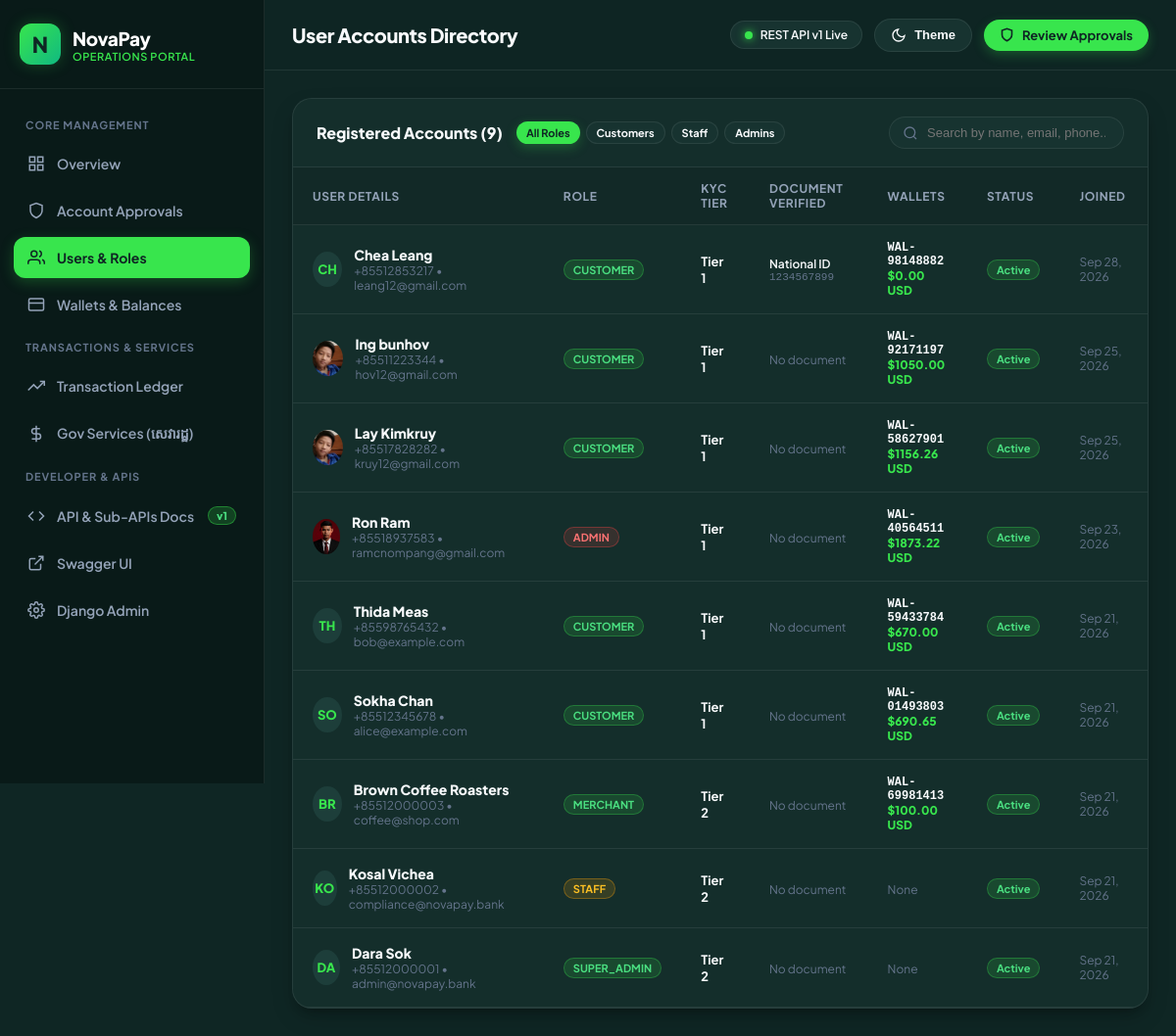
/users/, run on the app's committed database.
### apps/users/models.py (models this page shows, shortened)
class User(AbstractBaseUser, PermissionsMixin, BaseModel):
    email = models.EmailField(unique=True, db_index=True)
    phone_number = models.CharField(
        max_length=30,
        unique=True,
        db_index=True,
        validators=[RegexValidator(r"^(\+855\d{8,9}|0\d{8,9}|\+?[1-9]\d{7,19})$", "Enter a valid Cambodian (+855) or E.164 phone number.")]
    )
    full_name = models.CharField(max_length=150)
    role = models.CharField(max_length=20, choices=UserRole.choices, default=UserRole.CUSTOMER, db_index=True)
    status = models.CharField(max_length=20, choices=UserStatus.choices, default=UserStatus.ACTIVE, db_index=True)
    date_of_birth = models.DateField(null=True, blank=True)
    gender = models.CharField(max_length=10, choices=Gender.choices, null=True, blank=True)
    profile_photo = models.ImageField(upload_to="avatars/%Y/%m/", null=True, blank=True)
    id_document_type = models.CharField(max_length=30, choices=IdDocumentType.choices, null=True, blank=True)
    id_document_number = models.CharField(max_length=50, null=True, blank=True)
    id_document_photo = models.ImageField(upload_to="documents/%Y/%m/", null=True, blank=True)
    is_email_verified = models.BooleanField(default=False)
    is_phone_verified = models.BooleanField(default=False)
    pin_hash = models.CharField(max_length=255, null=True, blank=True)
    pin_retry_count = models.PositiveSmallIntegerField(default=0)
    pin_locked_until = models.DateTimeField(null=True, blank=True)
    kyc_tier = models.PositiveSmallIntegerField(default=0)
    is_active = models.BooleanField(default=True)
    is_staff = models.BooleanField(default=False)
    last_login_at = models.DateTimeField(null=True, blank=True)
    objects = UserManager()
    USERNAME_FIELD = "email"
    REQUIRED_FIELDS = ["phone_number", "full_name"]
    class Meta:
        verbose_name = "User"
        verbose_name_plural = "Users"
        indexes = [
            models.Index(fields=["email", "status"]),
            models.Index(fields=["phone_number", "status"]),
            models.Index(fields=["role", "status"]),
        ]

### apps/wallets/models.py (models this page shows, shortened)
class Wallet(BaseModel):
    user = models.ForeignKey(
        settings.AUTH_USER_MODEL,
        on_delete=models.PROTECT,
        related_name="wallets"
    )
    wallet_number = models.CharField(
        max_length=32,
        unique=True,
        db_index=True,
        default=generate_wallet_number,
        editable=False
    )
    currency = models.CharField(max_length=3, default="USD")
    current_balance = models.DecimalField(
        max_digits=18,
        decimal_places=4,
        default=Decimal("0.0000")
    )
    available_balance = models.DecimalField(
        max_digits=18,
        decimal_places=4,
        default=Decimal("0.0000")
    )
    hold_balance = models.DecimalField(
        max_digits=18,
        decimal_places=4,
        default=Decimal("0.0000")
    )
    status = models.CharField(
        max_length=20,
        choices=WalletStatus.choices,
        default=WalletStatus.ACTIVE,
        db_index=True
    )
    is_primary = models.BooleanField(default=True)
    class Meta:
        verbose_name = "Wallet"
        verbose_name_plural = "Wallets"
        constraints = [
            models.CheckConstraint(
                condition=Q(available_balance__gte=Decimal("0.0000")),
                name="wallet_available_balance_non_negative"
            ),
            models.CheckConstraint(
                condition=Q(hold_balance__gte=Decimal("0.0000")),
                name="wallet_hold_balance_non_negative"
            ),
            models.CheckConstraint(
                condition=Q(current_balance__gte=Decimal("0.0000")),
                name="wallet_current_balance_non_negative"
            ),
        ]
        indexes = [
            models.Index(fields=["user", "status"]),
            models.Index(fields=["wallet_number", "status"]),
        ]

### apps/dashboard/views.py (the view, shortened to what this page needs)
# urls.py: path("users/", DashboardUsersView.as_view(), name="users"),
class DashboardUsersView(View):
    def get(self, request):
        query = request.GET.get("q", "").strip()
        role = request.GET.get("role", "")
        user_status = request.GET.get("status", "")
        users_qs = User.objects.all().prefetch_related("wallets").order_by("-created_at")
        if role:
            users_qs = users_qs.filter(role=role)
        if user_status:
            users_qs = users_qs.filter(status=user_status)
        context = {
            "active_tab": "users",
            "users": users_qs[:100],
            "query": query,
            "selected_role": role,
            "selected_status": user_status,
            "total_count": users_qs.count(),
        }
        return render(request, "dashboard/users.html", context)

### templates/dashboard/users.html (shortened to what this page needs)
{% extends "dashboard/base.html" %}
{% block page_title %}User Accounts Directory{% endblock %}
{% block content %}
<div class="table-container">
  <div class="table-header">
    <div style="display: flex; align-items: center; gap: 14px;">
      <span class="table-title">Registered Accounts ({{ total_count }})</span>
      <div style="display: flex; gap: 6px;">
        <a href="?role=" class="badge-pill {% if not selected_role %}btn-accent{% else %}btn-ghost{% endif %}" style="text-decoration: none; padding: 4px 10px;">All Roles</a>
        <a href="?role=CUSTOMER" class="badge-pill {% if selected_role == 'CUSTOMER' %}btn-accent{% else %}btn-ghost{% endif %}" style="text-decoration: none; padding: 4px 10px;">Customers</a>
        <a href="?role=STAFF" class="badge-pill {% if selected_role == 'STAFF' %}btn-accent{% else %}btn-ghost{% endif %}" style="text-decoration: none; padding: 4px 10px;">Staff</a>
        <a href="?role=ADMIN" class="badge-pill {% if selected_role == 'ADMIN' %}btn-accent{% else %}btn-ghost{% endif %}" style="text-decoration: none; padding: 4px 10px;">Admins</a>
      </div>
    </div>
    <form method="GET" class="search-wrapper">
      <input type="text" name="q" value="{{ query }}" placeholder="Search by name, email, phone..." class="input-search">
    </form>
  </div>
  <table>
    <thead>
      <tr>
        <th>User Details</th>
        <th>Role</th>
        <th>KYC Tier</th>
        <th>Document Verified</th>
        <th>Wallets</th>
        <th>Status</th>
        <th>Joined</th>
      </tr>
    </thead>
    <tbody>
      {% for u in users %}
        <tr>
          <td>
            <div style="display: flex; align-items: center; gap: 12px;">
              {% if u.profile_photo %}
                <img src="{{ u.profile_photo.url }}" style="width: 36px; height: 36px; border-radius: 50%; object-fit: cover;" alt="Avatar">
              {% else %}
                <div style="width: 36px; height: 36px; border-radius: 50%; background: var(--bg-surface-elevated); display: flex; align-items: center; justify-content: center; font-weight: 800; font-size: 13px; color: var(--accent-green);">
                  {{ u.full_name|slice:":2"|upper }}
                </div>
              {% endif %}
              <div>
                <div style="font-weight: 800; font-size: 14px;">{{ u.full_name }}</div>
                <div style="font-size: 12px; color: var(--text-muted);">{{ u.phone_number }} • {{ u.email }}</div>
              </div>
            </div>
          </td>
          <td>
            <span class="badge-pill {% if u.role == 'ADMIN' %}badge-rejected{% elif u.role == 'STAFF' %}badge-pending{% else %}badge-active{% endif %}">
              {{ u.role }}
            </span>
          </td>
          <td>
            <span style="font-weight: 700; font-size: 13px;">Tier {{ u.kyc_tier }}</span>
          </td>
          <td>
            {% if u.id_document_number %}
              <div style="font-size: 12px; font-weight: 600;">{{ u.get_id_document_type_display|default:u.id_document_type }}</div>
              <div style="font-family: monospace; font-size: 11px; color: var(--text-muted);">{{ u.id_document_number }}</div>
            {% else %}
              <span style="font-size: 12px; color: var(--text-muted);">No document</span>
            {% endif %}
          </td>
          <td>
            {% for w in u.wallets.all %}
              <div style="font-size: 12px; font-family: monospace; font-weight: 600;">{{ w.wallet_number }}</div>
              <div style="font-size: 12px; color: var(--accent-green); font-weight: 800;">${{ w.available_balance|floatformat:2 }} {{ w.currency }}</div>
            {% empty %}
              <span style="font-size: 12px; color: var(--text-muted);">None</span>
            {% endfor %}
          </td>
          <td>
            {% if u.status == 'ACTIVE' %}
              <span class="badge-pill badge-active">Active</span>
            {% elif u.status == 'PENDING_APPROVAL' %}
              <span class="badge-pill badge-pending">Pending Approval</span>
            {% elif u.status == 'REJECTED' %}
              <span class="badge-pill badge-rejected">Rejected</span>
            {% else %}
              <span class="badge-pill">{{ u.status }}</span>
            {% endif %}
          </td>
          <td style="font-size: 12px; color: var(--text-muted);">
            {{ u.created_at|date:"M d, Y" }}
          </td>
        </tr>
      {% empty %}
        <tr>
          <td colspan="7" style="text-align: center; color: var(--text-muted); padding: 32px 16px;">
            No users found matching query.
          </td>
        </tr>
      {% endfor %}
    </tbody>
  </table>
</div>
{% endblock %}

### templates/dashboard/base.html (shortened to what this page needs)
<!DOCTYPE html>
<html lang="en" data-theme="dark">
<head>
</head>
<body>
  <aside class="sidebar">
    <div class="brand-box">
      <div class="brand-logo">N</div>
      <div>
        <div class="brand-title">NovaPay</div>
        <div class="brand-subtitle">Operations Portal</div>
      </div>
    </div>
    <nav class="nav-menu">
      <div class="nav-label">Core Management</div>
      <a href="{% url 'dashboard:overview' %}" class="nav-link {% if active_tab == 'overview' %}active{% endif %}">
        <svg width="18" height="18" fill="none" stroke="currentColor" stroke-width="2" viewBox="0 0 24 24"><rect x="3" y="3" width="7" height="7"></rect><rect x="14" y="3" width="7" height="7"></rect><rect x="14" y="14" width="7" height="7"></rect><rect x="3" y="14" width="7" height="7"></rect></svg>
        Overview
      </a>
      <a href="{% url 'dashboard:approvals' %}" class="nav-link {% if active_tab == 'approvals' %}active{% endif %}">
        <svg width="18" height="18" fill="none" stroke="currentColor" stroke-width="2" viewBox="0 0 24 24"><path d="M12 22s8-4 8-10V5l-8-3-8 3v7c0 6 8 10 8 10z"></path></svg>
        Account Approvals
      </a>
      <a href="{% url 'dashboard:users' %}" class="nav-link {% if active_tab == 'users' %}active{% endif %}">
        <svg width="18" height="18" fill="none" stroke="currentColor" stroke-width="2" viewBox="0 0 24 24"><path d="M17 21v-2a4 4 0 0 0-4-4H5a4 4 0 0 0-4 4v2"></path><circle cx="9" cy="7" r="4"></circle><path d="M23 21v-2a4 4 0 0 0-3-3.87"></path><path d="M16 3.13a4 4 0 0 1 0 7.75"></path></svg>
        Users & Roles
      </a>
      <a href="{% url 'dashboard:wallets' %}" class="nav-link {% if active_tab == 'wallets' %}active{% endif %}">
        <svg width="18" height="18" fill="none" stroke="currentColor" stroke-width="2" viewBox="0 0 24 24"><rect x="2" y="4" width="20" height="16" rx="2"></rect><line x1="2" y1="10" x2="22" y2="10"></line></svg>
        Wallets & Balances
      </a>
      <div class="nav-label">Transactions & Services</div>
      <a href="{% url 'dashboard:transactions' %}" class="nav-link {% if active_tab == 'transactions' %}active{% endif %}">
        <svg width="18" height="18" fill="none" stroke="currentColor" stroke-width="2" viewBox="0 0 24 24"><polyline points="23 6 13.5 15.5 8.5 10.5 1 18"></polyline><polyline points="17 6 23 6 23 12"></polyline></svg>
        Transaction Ledger
      </a>
      <a href="{% url 'dashboard:government' %}" class="nav-link {% if active_tab == 'government' %}active{% endif %}">
        <svg width="18" height="18" fill="none" stroke="currentColor" stroke-width="2" viewBox="0 0 24 24"><line x1="12" y1="1" x2="12" y2="23"></line><path d="M17 5H9.5a3.5 3.5 0 0 0 0 7h5a3.5 3.5 0 0 1 0 7H6"></path></svg>
        Gov Services (សេវារដ្ឋ)
      </a>
      <div class="nav-label">Developer & APIs</div>
      <a href="{% url 'dashboard:api_docs' %}" class="nav-link {% if active_tab == 'api_docs' %}active{% endif %}">
        <svg width="18" height="18" fill="none" stroke="currentColor" stroke-width="2" viewBox="0 0 24 24"><polyline points="16 18 22 12 16 6"></polyline><polyline points="8 6 2 12 8 18"></polyline></svg>
        API & Sub-APIs Docs
        <span class="nav-badge green">v1</span>
      </a>
      <a href="/api/docs/" target="_blank" class="nav-link">
        <svg width="18" height="18" fill="none" stroke="currentColor" stroke-width="2" viewBox="0 0 24 24"><path d="M18 13v6a2 2 0 0 1-2 2H5a2 2 0 0 1-2-2V8a2 2 0 0 1 2-2h6"></path><polyline points="15 3 21 3 21 9"></polyline><line x1="10" y1="14" x2="21" y2="3"></line></svg>
        Swagger UI
      </a>
      <a href="/admin/" target="_blank" class="nav-link">
        Django Admin
      </a>
    </nav>
  </aside>
  <div class="main-wrapper">
    <header class="top-header">
      <div class="header-left">
        <h1 class="page-title">{% block page_title %}Dashboard{% endblock %}</h1>
      </div>
      <div class="header-actions">
        <div class="system-status-pill">
          <span class="status-dot"></span>
          <span>REST API v1 Live</span>
        </div>
        <button class="btn-action btn-ghost" id="themeToggleBtn" onclick="toggleTheme()" title="Toggle Light/Dark Theme">
          <svg id="themeIcon" width="16" height="16" fill="none" stroke="currentColor" stroke-width="2" viewBox="0 0 24 24"><path d="M21 12.79A9 9 0 1 1 11.21 3 7 7 0 0 0 21 12.79z"></path></svg>
          <span id="themeText">Theme</span>
        </button>
        <a href="{% url 'dashboard:approvals' %}" class="btn-action btn-accent">
          <svg width="15" height="15" fill="none" stroke="currentColor" stroke-width="2.5" viewBox="0 0 24 24"><path d="M12 22s8-4 8-10V5l-8-3-8 3v7c0 6 8 10 8 10z"></path></svg>
          Review Approvals
        </a>
      </div>
    </header>
    <main class="content-body">
      {% block content %}{% endblock %}
    </main>
  </div>
</body>
</html>

### data on the page
User: full_name "CH", full_name "Chea Leang", phone_number "+85512853217", email "leang12@gmail.com", role "CUSTOMER", kyc_tier "1", id_document_type "National ID", id_document_number "1234567899", status "Active", created_at "Sep 28, 2026"
Wallet: wallet_number "WAL-98148882", available_balance "0.00", currency "USD"
User: profile_photo (picture), full_name "Ing bunhov", phone_number "+85511223344", email "hov12@gmail.com", role "CUSTOMER", kyc_tier "1", shows "No document", status "Active", created_at "Sep 25, 2026"
Wallet: wallet_number "WAL-92171197", available_balance "1050.00", currency "USD"
User: profile_photo (picture), full_name "Lay Kimkruy", phone_number "+85517828282", email "kruy12@gmail.com", role "CUSTOMER", kyc_tier "1", shows "No document", status "Active", created_at "Sep 25, 2026"
Wallet: wallet_number "WAL-58627901", available_balance "1156.26", currency "USD"
User: profile_photo (picture), full_name "Ron Ram", phone_number "+85518937583", email "ramcnompang@gmail.com", role "ADMIN", kyc_tier "1", shows "No document", status "Active", created_at "Sep 23, 2026"
Wallet: wallet_number "WAL-40564511", available_balance "1873.22", currency "USD"
User: full_name "TH", full_name "Thida Meas", phone_number "+85598765432", email "bob@example.com", role "CUSTOMER", kyc_tier "1", shows "No document", status "Active", created_at "Sep 21, 2026"
Wallet: wallet_number "WAL-59433784", available_balance "670.00", currency "USD"
User: full_name "SO", full_name "Sokha Chan", phone_number "+85512345678", email "alice@example.com", role "CUSTOMER", kyc_tier "1", shows "No document", status "Active", created_at "Sep 21, 2026"
Wallet: wallet_number "WAL-01493803", available_balance "690.65", currency "USD"
User: full_name "BR", full_name "Brown Coffee Roasters", phone_number "+85512000003", email "coffee@shop.com", role "MERCHANT", kyc_tier "2", shows "No document", status "Active", created_at "Sep 21, 2026"
Wallet: wallet_number "WAL-69981413", available_balance "100.00", currency "USD"
User: full_name "KO", full_name "Kosal Vichea", phone_number "+85512000002", email "compliance@novapay.bank", role "STAFF", kyc_tier "2", shows "No document", status "Active", created_at "Sep 21, 2026"
User: full_name "DA", full_name "Dara Sok", phone_number "+85512000001", email "admin@novapay.bank", role "SUPER_ADMIN", kyc_tier "2", shows "No document", status "Active", created_at "Sep 21, 2026"

### other printed values
{{ total_count }} "9"
